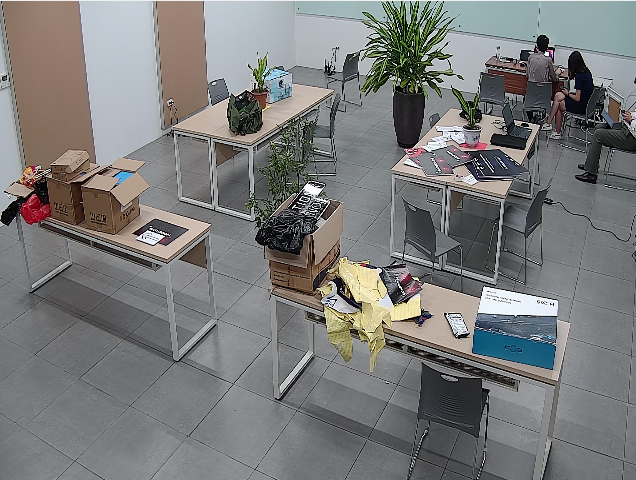
#> input picture assets/sample_frame/1.png, 636 x 480 px
$ python -i utils.py   (imports and definitions only)
#> lines starting #> are read from the running program, lines starting #| are printed output that depends on the picture
#> further down, picture is the input picture: shape (480, 636, 3); mean B, G, R 122.2, 122.7, 122.6
import os

import cv2
import numpy as np
from PIL import Image
import matplotlib.pyplot as plt
from typing import List
from models.media import CamData


def vertices_detector(image, show_vertices=False, show_all=False):
#> called with show_vertices = False, show_all = False
    filtered_image = cv2.medianBlur(image, ksize=51)
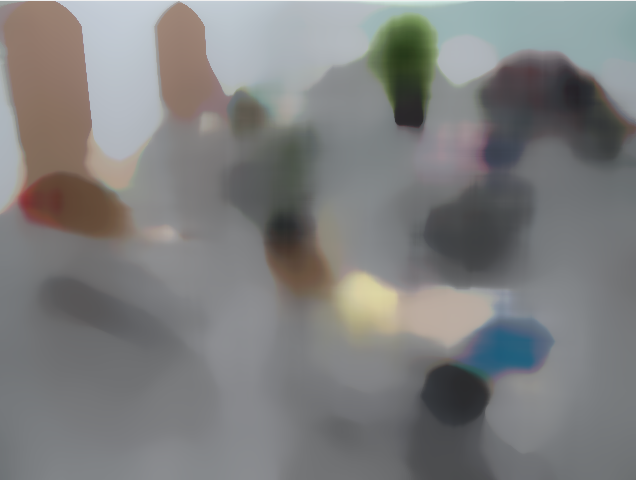
#> filtered_image: shape (480, 636, 3); mean B, G, R 125.8, 125.8, 125.4
    mask = filtered_image[:, :, 0]
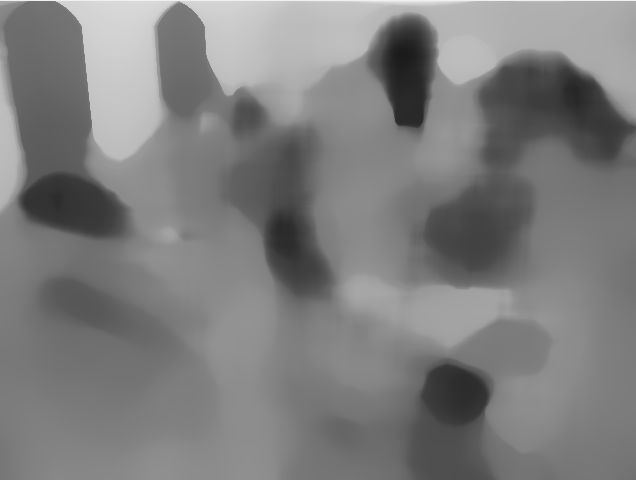
#> mask: shape (480, 636); min 26, max 239, mean 125.8
    # For visualize vertices
    white = np.zeros((mask.shape))
    white.fill(255)
#> white: shape (480, 636) float64; every value is 255
    remove_points = [(0, 0), (0, mask.shape[0] - 1), (mask.shape[1] - 1, 0), (mask.shape[1] - 1, mask.shape[0] - 1)]
#> remove_points = [(0, 0), (0, 479), (635, 0), (635, 479)]
    # Set a threshold value
    threshold = 0.5
    font = cv2.FONT_HERSHEY_COMPLEX

    # Apply the threshold and convert to gray
    gray = np.where(mask > threshold, 255, 0).astype(np.uint8)
#> gray: shape (480, 636); every value is 255

    contours, _ = cv2.findContours(gray, cv2.RETR_TREE,
                                   cv2.CHAIN_APPROX_SIMPLE)
#> contours = [[[0, 0], [0, 479], [635, 479], [635, 0]]]
    res = []
    for cnt in contours:
        # Going through every contours found in the image.
        vertices = cv2.approxPolyDP(cnt, 0.01 * cv2.arcLength(cnt, True), True)

        # draws boundary of contours.
        cv2.drawContours(gray, [vertices], 0, (255, 0, 255), 5)

        # Used to flatted the array containing
        # the co-ordinates of the vertices.
        n = vertices.ravel()
        i = 0
        for j in n:
            if (i % 2 == 0):
                x = n[i]
                y = n[i + 1]
                if (x, y) not in remove_points:
                    res.append((x, y))
                    string = str(x) + " " + str(y)

                    if (i == 0):
                        # text on topmost co-ordinate.
                        cv2.putText(gray, "Arrow tip", (x, y),
                                    font, 0.5, (255, 0, 0))
                    else:
                        # text on remaining co-ordinates.
                        cv2.putText(gray, string, (x, y),
                                    font, 0.5, (0, 255, 0))
            i = i + 1
#> this loop made 1 pass
#> n on pass 1: [0, 0, 0, 479, 635, 479, 635, 0]
#> after the loop, res = []
    res = res[::-1]
    if show_all:
        plt.imshow(gray, cmap='gray')
    if show_vertices:
        for (x, y) in res:
            cv2.namedWindow("Check Points", cv2.WINDOW_NORMAL)
            cv2.circle(white, (x, y), 10, (0, 0, 255), 10)
            # cv2.imshow("Check Points", white)
            # cv2.waitKey(0)
            cv2.destroyWindow("Check Points")
    return res


def load_cameras(cam_srcs: List, base_path: str) -> List[CamData]:
    cameras_data: List[CamData] = []
    for cam_src in cam_srcs:
        cv_cap = cv2.VideoCapture(os.path.join(base_path, cam_src["src"]))
        if not cv_cap.isOpened():
            print(f'Error opening video file: {cam_src["name"]} - {cam_src["src"]}')
            exit()
        cameras_data.append(CamData(
            cam_name=cam_src["name"],
            cam_src=cam_src["src"],
            cam_cap=cv_cap,
        ))
    return cameras_data


# [13 lines of commented-out code are left out]

>>> import cv2
>>> picture = cv2.imread('../assets/sample_frame/1.png')
>>> result = vertices_detector(picture)
#> result = []

$ run again, on assets/sample_frame/2.png
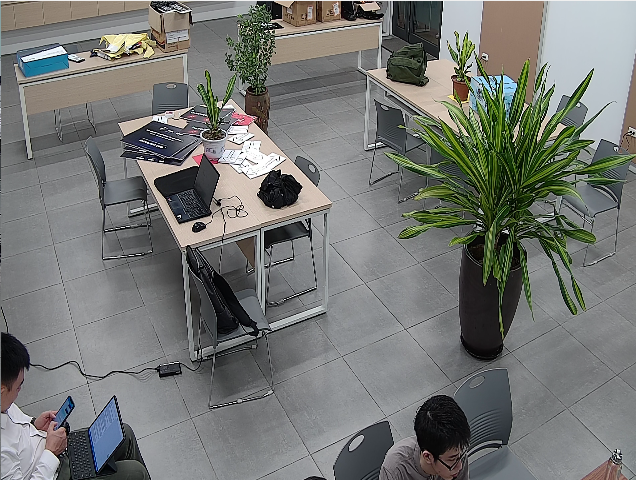
#> input picture assets/sample_frame/2.png, 636 x 480 px
#> picture is the input picture: shape (480, 636, 3); mean B, G, R 115.6, 118.8, 116.8
#> in vertices_detector, `filtered_image = cv2.medianBlur(image, ksize=51)`:
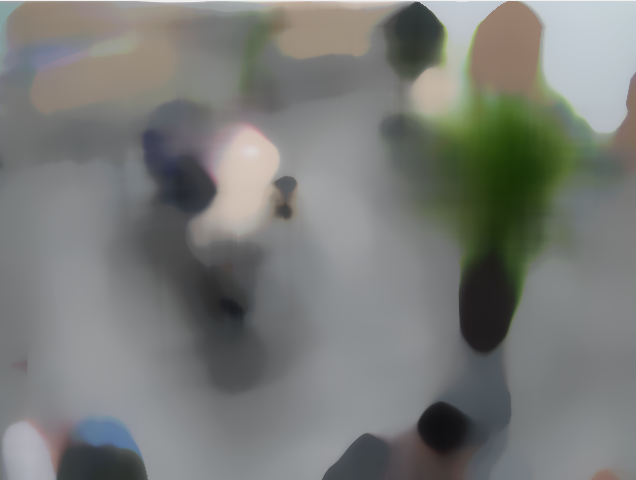
#> filtered_image: shape (480, 636, 3); mean B, G, R 119.6, 122.8, 121.1
#> in vertices_detector, `mask = filtered_image[:, :, 0]`:
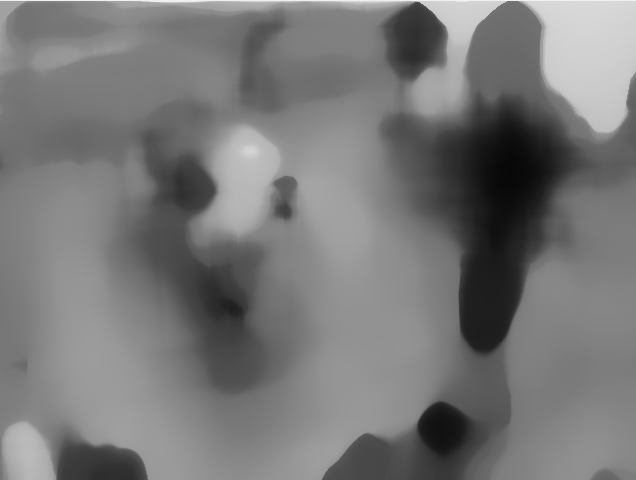
#> mask: shape (480, 636); min 7, max 239, mean 119.6
#> white: shape (480, 636) float64; every value is 255
#> gray: shape (480, 636); every value is 255
#> contours = [[[0, 0], [0, 479], [635, 479], [635, 0]]]
#> the loop in vertices_detector, `for cnt in contours:` made 1 pass
#> n on pass 1: [0, 0, 0, 479, 635, 479, 635, 0]
#> after the loop in vertices_detector, `for cnt in contours:`: res = []

$ run again, on assets/sample_frame/3.png
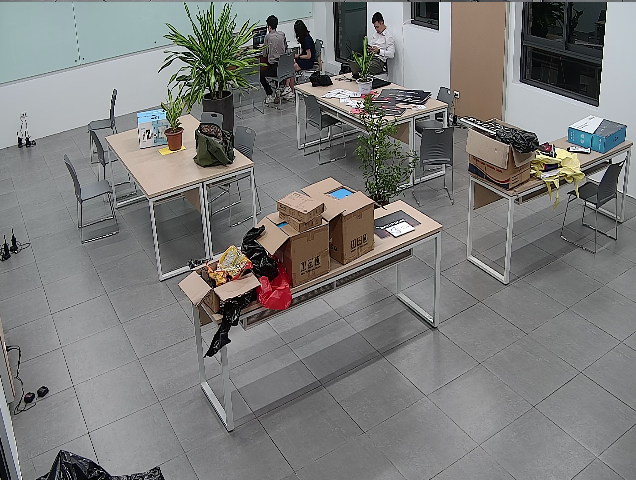
#> input picture assets/sample_frame/3.png, 636 x 480 px
#> picture is the input picture: shape (480, 636, 3); mean B, G, R 122.5, 123.9, 124
#> in vertices_detector, `filtered_image = cv2.medianBlur(image, ksize=51)`:
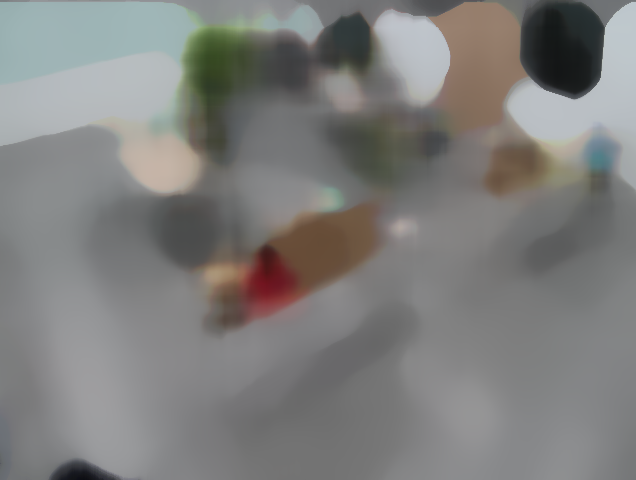
#> filtered_image: shape (480, 636, 3); mean B, G, R 125, 126.6, 127
#> in vertices_detector, `mask = filtered_image[:, :, 0]`:
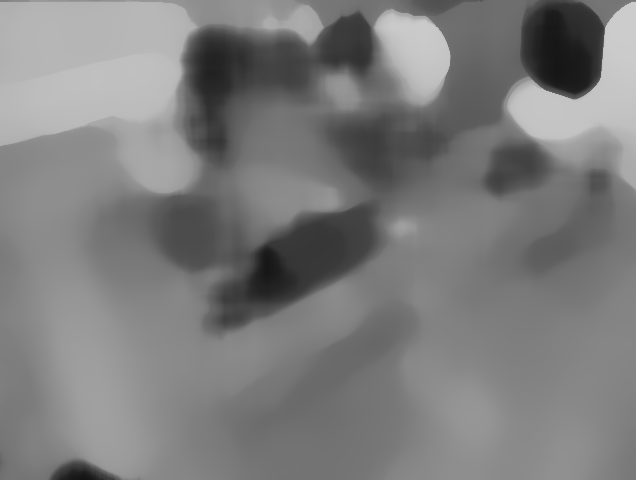
#> mask: shape (480, 636); min 18, max 204, mean 125
#> white: shape (480, 636) float64; every value is 255
#> gray: shape (480, 636); every value is 255
#> contours = [[[0, 0], [0, 479], [635, 479], [635, 0]]]
#> the loop in vertices_detector, `for cnt in contours:` made 1 pass
#> n on pass 1: [0, 0, 0, 479, 635, 479, 635, 0]
#> after the loop in vertices_detector, `for cnt in contours:`: res = []

$ run again, on assets/sample_frame/4.png
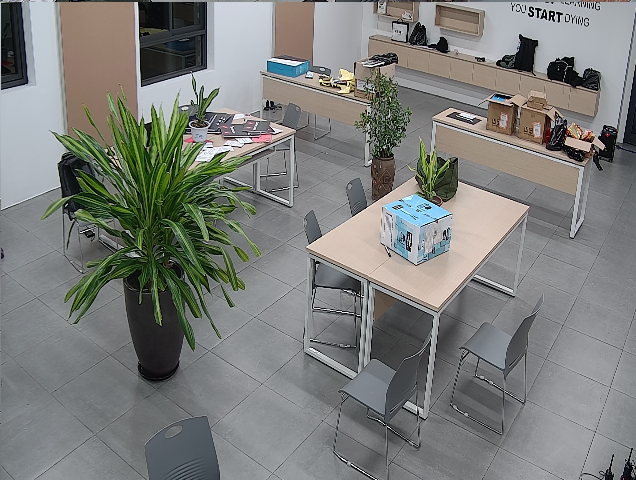
#> input picture assets/sample_frame/4.png, 636 x 480 px
#> picture is the input picture: shape (480, 636, 3); mean B, G, R 123.1, 125.9, 124.5
#> in vertices_detector, `filtered_image = cv2.medianBlur(image, ksize=51)`:
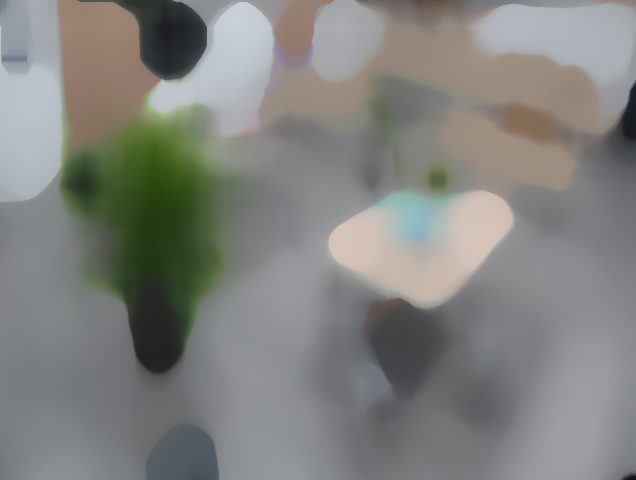
#> filtered_image: shape (480, 636, 3); mean B, G, R 126.8, 130.5, 129.6
#> in vertices_detector, `mask = filtered_image[:, :, 0]`:
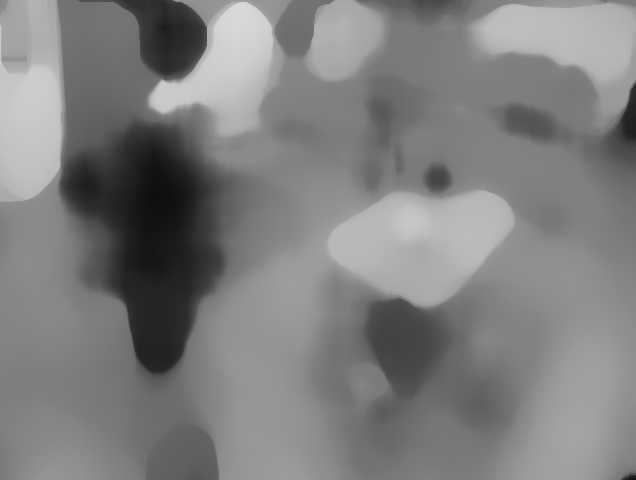
#> mask: shape (480, 636); min 14, max 216, mean 126.8
#> white: shape (480, 636) float64; every value is 255
#> gray: shape (480, 636); every value is 255
#> contours = [[[0, 0], [0, 479], [635, 479], [635, 0]]]
#> the loop in vertices_detector, `for cnt in contours:` made 1 pass
#> n on pass 1: [0, 0, 0, 479, 635, 479, 635, 0]
#> after the loop in vertices_detector, `for cnt in contours:`: res = []
